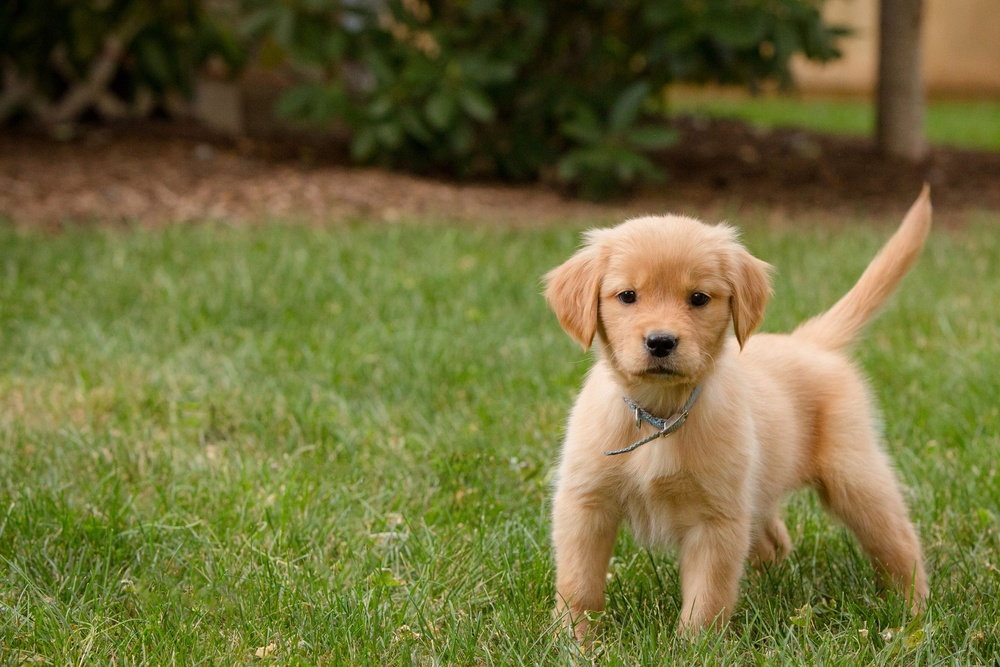
#> input picture Python Files/pythonPratica/puppy.jpg, 1000 x 667 px, shrunk from 2121 x 1414 before the run
$ python teste.py
#> lines starting #> are read from the running program, lines starting #| are printed output that depends on the picture
from PIL import Image

infile = 'puppy.jpg'
outfile = 'puppyVirado.jpg'

imagem = Image.open(infile)
#> imagem is the input picture: PIL image 1000x667 RGB; mean R, G, B 112.5, 110.1, 58.5
imagem.rotate(90).save(outfile)
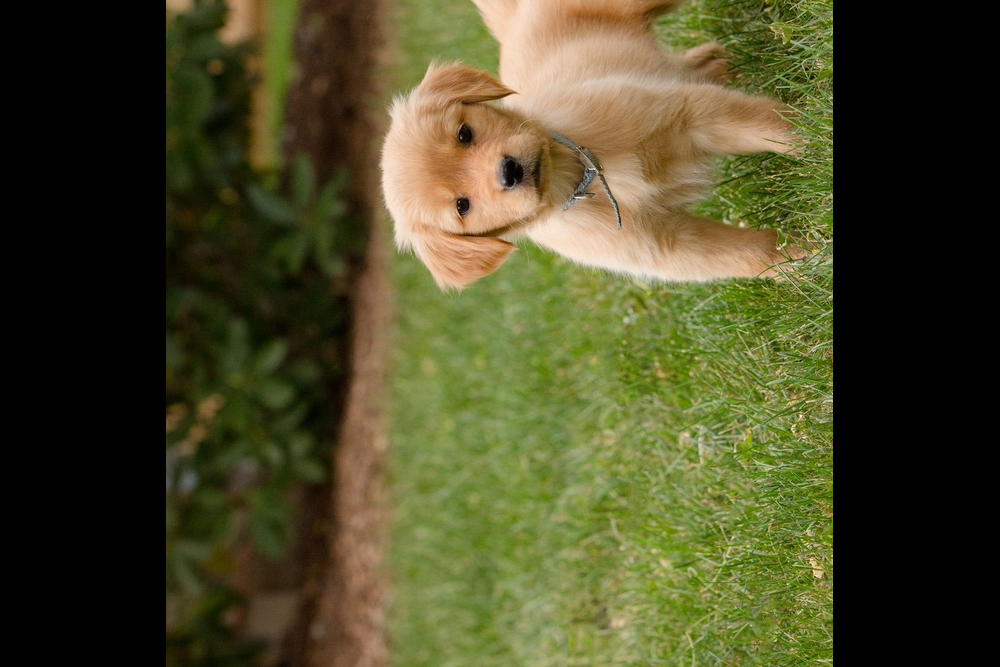
#> saved as puppyVirado.jpg: PIL image 1000x667 RGB; mean R, G, B 75.2, 73.5, 39.6
